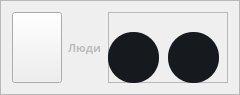
                 <widget class="QFrame" name="People">
                  <property name="maximumSize">
                   <size>
                    <width>1171</width>
                    <height>91</height>
                   </size>
                  </property>
                  <property name="styleSheet">
                   <string notr="true"> border-bottom: 2px solid white;
 display: inline-block;
 line-height: 0.85;</string>
                  </property>
                  <property name="frameShape">
                   <enum>QFrame::StyledPanel</enum>
                  </property>
                  <property name="frameShadow">
                   <enum>QFrame::Raised</enum>
                  </property>
                  <layout class="QHBoxLayout" name="horizontalLayout_33">
                   <item>
                    <widget class="QPushButton" name="pushButton_30">
                     <property name="minimumSize">
                      <size>
                       <width>50</width>
                       <height>71</height>
                      </size>
                     </property>
                     <property name="maximumSize">
                      <size>
                       <width>50</width>
                       <height>16777215</height>
                      </size>
                     </property>
                     <property name="styleSheet">
                      <string notr="true">border-bottom:none;</string>
                     </property>
                     <property name="text">
                      <string/>
                     </property>
                     <property name="icon">
                      <iconset resource="DownloadSoft.qrc">
                       <normaloff>:/icon/image/icon/png-clipart-linkedin-social-media-computer-icons-social-networking-service-microsoft-coin-blue-angle-transformed.png</normaloff>:/icon/image/icon/png-clipart-linkedin-social-media-computer-icons-social-networking-service-microsoft-coin-blue-angle-transformed.png</iconset>
                     </property>
                     <property name="iconSize">
                      <size>
                       <width>48</width>
                       <height>48</height>
                      </size>
                     </property>
                    </widget>
                   </item>
                   <item>
                    <widget class="QLabel" name="label_38">
                     <property name="font">
                      <font>
                       <family>Montserrat Black</family>
                       <pointsize>8</pointsize>
                       <weight>75</weight>
                       <italic>false</italic>
                       <bold>true</bold>
                       <underline>false</underline>
                      </font>
                     </property>
                     <property name="styleSheet">
                      <string notr="true">*{

  color: rgb(189, 189, 189);
border-bottom:none;
}

</string>
                     </property>
                     <property name="text">
                      <string>Люди</string>
                     </property>
                     <property name="scaledContents">
                      <bool>false</bool>
                     </property>
                     <property name="wordWrap">
                      <bool>true</bool>
                     </property>
                    </widget>
                   </item>
                   <item>
                    <widget class="QFrame" name="frame_39">
                     <property name="minimumSize">
                      <size>
                       <width>120</width>
                       <height>71</height>
                      </size>
                     </property>
                     <property name="maximumSize">
                      <size>
                       <width>120</width>
                       <height>71</height>
                      </size>
                     </property>
                     <property name="styleSheet">
                      <string notr="true">border-bottom:none;</string>
                     </property>
                     <property name="frameShape">
                      <enum>QFrame::StyledPanel</enum>
                     </property>
                     <property name="frameShadow">
                      <enum>QFrame::Raised</enum>
                     </property>
                     <widget class="QPushButton" name="pushDelPeople">
                      <property name="geometry">
                       <rect>
                        <x>60</x>
                        <y>20</y>
                        <width>51</width>
                        <height>51</height>
                       </rect>
                      </property>
                      <property name="styleSheet">
                       <string notr="true">*{
border-bottom:none;
}
QPushButton#pushDelPeople
{
	background-color:#161A1E;
	color:rgba(85,98,112,255);	
	border-radius:25;
}
QPushButton#pushDelPeople:hover
{
background-color:#1b1f24;
}
QPushButton#pushDelPeople:pressed
{
		padding-left:5px;
	padding-top:5px;
	color:rgba(115,128,142,255)
}
</string>
                      </property>
                      <property name="text">
                       <string/>
                      </property>
                      <property name="icon">
                       <iconset resource="DownloadSoft.qrc">
                        <normaloff>:/icon/image/icon/free-icon-delete-5396993.png</normaloff>:/icon/image/icon/free-icon-delete-5396993.png</iconset>
                      </property>
                      <property name="iconSize">
                       <size>
                        <width>20</width>
                        <height>20</height>
                       </size>
                      </property>
                     </widget>
                     <widget class="QPushButton" name="pushDownloadPeople">
                      <property name="geometry">
                       <rect>
                        <x>0</x>
                        <y>20</y>
                        <width>51</width>
                        <height>51</height>
                       </rect>
                      </property>
                      <property name="styleSheet">
                       <string notr="true">*{
border-bottom:none;
}
QPushButton#pushDownloadPeople

{
	background-color:#161A1E;
	color:rgba(85,98,112,255);	
	border-radius:25;
}
QPushButton#pushDownloadPeople:hover
{
background-color:#1b1f24;
}
QPushButton#pushDownloadPeople:pressed
{
	padding-left:5px;
	padding-top:5px;
	color:rgba(115,128,142,255)
}
</string>
                      </property>
                      <property name="text">
                       <string/>
                      </property>
                      <property name="icon">
                       <iconset resource="DownloadSoft.qrc">
                        <normaloff>:/icon/image/icon/free-icon-download-545759.png</normaloff>:/icon/image/icon/free-icon-download-545759.png</iconset>
                      </property>
                      <property name="iconSize">
                       <size>
                        <width>18</width>
                        <height>18</height>
                       </size>
                      </property>
                     </widget>
                    </widget>
                   </item>
                  </layout>
                 </widget>
